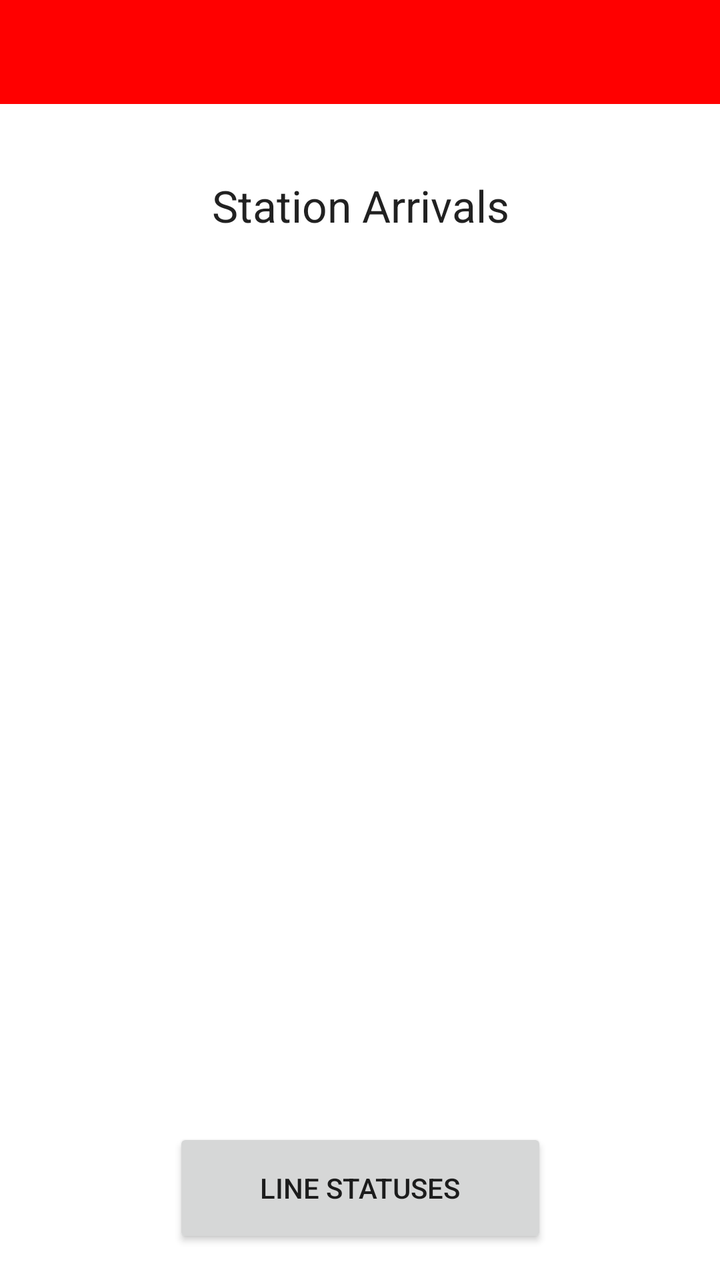
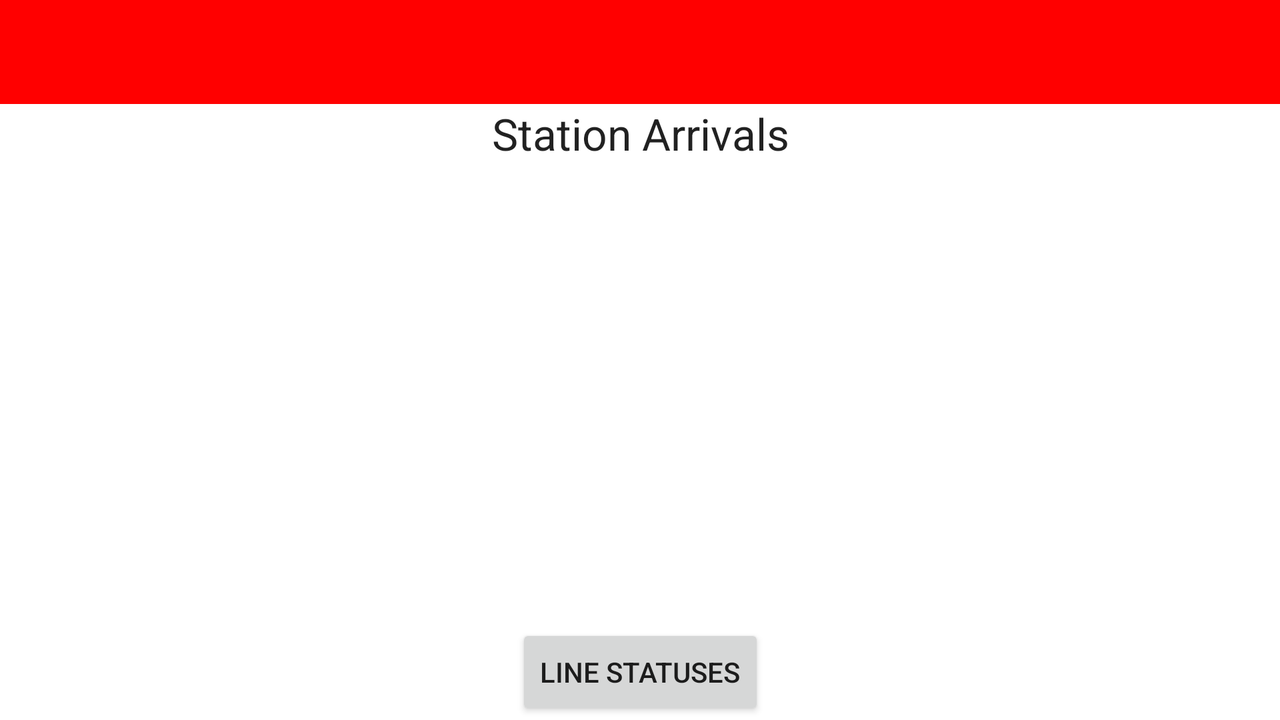

The same Android screen from two of the app's own layout files: first res/layout/ as a phone draws it, then the author's variant for another configuration, drawn on a device whose configuration selects that folder. Both files follow.
<!-- AndroidManifest.xml: application theme Theme.TrainTracker -->
<!-- res/layout/activity_arrivals.xml -->
<?xml version="1.0" encoding="utf-8"?>
<androidx.constraintlayout.widget.ConstraintLayout xmlns:android="http://schemas.android.com/apk/res/android"
    xmlns:app="http://schemas.android.com/apk/res-auto"
    xmlns:tools="http://schemas.android.com/tools"
    android:layout_width="match_parent"
    android:layout_height="match_parent"
    tools:context=".ArrivalsActivity">

    <androidx.recyclerview.widget.RecyclerView
        android:id="@+id/recyclerViewArrivals"
        android:layout_width="match_parent"
        android:layout_height="444dp"
        android:layout_marginTop="8dp"
        android:visibility="visible"
        app:layout_constraintStart_toStartOf="parent"
        app:layout_constraintTop_toTopOf="@+id/textViewNoDataArrivals" />

    <TextView
        android:id="@+id/textViewNoDataArrivals"
        android:layout_width="wrap_content"
        android:layout_height="wrap_content"
        android:layout_marginTop="4dp"
        android:text="@string/data_could_not_be_found"
        android:visibility="invisible"
        app:layout_constraintEnd_toEndOf="parent"
        app:layout_constraintStart_toStartOf="parent"
        app:layout_constraintTop_toBottomOf="@+id/textViewArrivalsTitle" />

    <Button
        android:id="@+id/buttonRetryArrivals"
        android:layout_width="wrap_content"
        android:layout_height="wrap_content"
        android:layout_marginTop="4dp"
        android:onClick="retryData"
        android:text="@string/retry"
        android:visibility="invisible"
        app:layout_constraintEnd_toEndOf="parent"
        app:layout_constraintStart_toStartOf="parent"
        app:layout_constraintTop_toBottomOf="@+id/textViewNoDataArrivals" />

    <TextView
        android:id="@+id/textViewArrivalsTitle"
        android:layout_width="match_parent"
        android:layout_height="wrap_content"
        android:layout_marginTop="36dp"
        android:text="@string/station_arrivals"
        android:textAlignment="center"
        android:textAppearance="@style/TextAppearance.AppCompat.Large"
        app:layout_constraintStart_toStartOf="parent"
        app:layout_constraintTop_toBottomOf="@+id/toolbar" />

    <Button
        android:id="@+id/buttonBack"
        android:layout_width="wrap_content"
        android:layout_height="wrap_content"
        android:onClick="updateRecyclerStations"
        android:text="@string/back"
        android:visibility="invisible"
        app:layout_constraintBottom_toTopOf="@+id/buttonStartStatusActivity"
        app:layout_constraintEnd_toEndOf="parent"
        app:layout_constraintHorizontal_bias="0.498"
        app:layout_constraintStart_toStartOf="parent" />

    <Button
        android:id="@+id/buttonStartStatusActivity"
        android:layout_width="187dp"
        android:layout_height="60dp"
        android:layout_marginBottom="16dp"
        android:onClick="startStatusActivity"
        android:text="@string/LineStatusButton"
        app:layout_constraintBottom_toBottomOf="parent"
        app:layout_constraintEnd_toEndOf="parent"
        app:layout_constraintStart_toStartOf="parent"
        tools:ignore="TextContrastCheck" />

    <androidx.appcompat.widget.Toolbar
        android:id="@+id/toolbar"
        android:layout_width="match_parent"
        android:layout_height="52dp"
        android:background="?attr/colorPrimary"
        android:minHeight="?attr/actionBarSize"
        android:theme="?attr/actionBarTheme"
        app:layout_constraintStart_toStartOf="parent"
        app:layout_constraintTop_toTopOf="parent" />

</androidx.constraintlayout.widget.ConstraintLayout>
<!-- resources referenced by this layout -->
<resources>
  <string name="LineStatusButton">Line Statuses</string>
  <string name="back">Back</string>
  <string name="data_could_not_be_found">Data could not be found</string>
  <string name="retry">Retry</string>
  <string name="station_arrivals">Station Arrivals</string>
  <style name="Theme.TrainTracker" parent="Theme.MaterialComponents.DayNight.NoActionBar">
          
          <item name="colorPrimary">@color/red</item>
          <item name="colorPrimaryVariant">@color/purple_700</item>
          <item name="colorOnPrimary">@color/white</item>
          
          <item name="colorSecondary">@color/teal_200</item>
          <item name="colorSecondaryVariant">@color/teal_700</item>
          <item name="colorOnSecondary">@color/black</item>
          
          <item name="android:statusBarColor" tools:targetApi="l">?attr/colorPrimaryVariant</item>
          
      </style>
  <color name="red">#FF0000</color>
  <color name="purple_700">#FF3700B3</color>
  <color name="white">#FFFFFFFF</color>
  <color name="teal_200">#FF03DAC5</color>
  <color name="teal_700">#FF018786</color>
  <color name="black">#FF000000</color>
</resources>
<!-- res/layout-land/activity_arrivals.xml (the author's variant of the layout above) -->
<!-- drawn on the phone turned sideways -->
<?xml version="1.0" encoding="utf-8"?>
<androidx.constraintlayout.widget.ConstraintLayout xmlns:android="http://schemas.android.com/apk/res/android"
    xmlns:app="http://schemas.android.com/apk/res-auto"
    xmlns:tools="http://schemas.android.com/tools"
    android:layout_width="match_parent"
    android:layout_height="match_parent"
    tools:context=".ArrivalsActivity">

    <androidx.recyclerview.widget.RecyclerView
        android:id="@+id/recyclerViewArrivals"
        android:layout_width="match_parent"
        android:layout_height="211dp"
        android:layout_marginTop="8dp"
        android:visibility="visible"
        app:layout_constraintStart_toStartOf="parent"
        app:layout_constraintTop_toTopOf="@+id/textViewNoDataArrivals" />

    <TextView
        android:id="@+id/textViewNoDataArrivals"
        android:layout_width="wrap_content"
        android:layout_height="wrap_content"
        android:layout_marginTop="6dp"
        android:text="Data could not be found"
        android:visibility="invisible"
        app:layout_constraintEnd_toEndOf="parent"
        app:layout_constraintStart_toStartOf="parent"
        app:layout_constraintTop_toBottomOf="@+id/textViewArrivalsTitle" />

    <Button
        android:id="@+id/buttonRetryArrivals"
        android:layout_width="wrap_content"
        android:layout_height="wrap_content"
        android:layout_marginTop="4dp"
        android:onClick="retryData"
        android:text="Retry"
        android:visibility="invisible"
        app:layout_constraintEnd_toEndOf="parent"
        app:layout_constraintStart_toStartOf="parent"
        app:layout_constraintTop_toBottomOf="@+id/textViewNoDataArrivals" />

    <TextView
        android:id="@+id/textViewArrivalsTitle"
        android:layout_width="wrap_content"
        android:layout_height="wrap_content"
        android:text="Station Arrivals"
        android:textAlignment="center"
        android:textAppearance="@style/TextAppearance.AppCompat.Large"
        app:layout_constraintEnd_toEndOf="parent"
        app:layout_constraintStart_toStartOf="parent"
        app:layout_constraintTop_toBottomOf="@+id/toolbar" />

    <Button
        android:id="@+id/buttonBack"
        android:layout_width="wrap_content"
        android:layout_height="wrap_content"
        android:layout_marginBottom="48dp"
        android:onClick="updateRecyclerStations"
        android:text="Back"
        android:visibility="invisible"
        app:layout_constraintBottom_toBottomOf="parent"
        app:layout_constraintEnd_toEndOf="parent"
        app:layout_constraintStart_toStartOf="parent" />

    <Button
        android:id="@+id/buttonStartStatusActivity"
        android:layout_width="wrap_content"
        android:layout_height="wrap_content"
        android:onClick="startStatusActivity"
        android:text="@string/LineStatusButton"
        app:layout_constraintBottom_toBottomOf="parent"
        app:layout_constraintEnd_toEndOf="parent"
        app:layout_constraintStart_toStartOf="parent" />

    <androidx.appcompat.widget.Toolbar
        android:id="@+id/toolbar"
        android:layout_width="match_parent"
        android:layout_height="52dp"
        android:background="?attr/colorPrimary"
        android:minHeight="?attr/actionBarSize"
        android:theme="?attr/actionBarTheme"
        app:layout_constraintStart_toStartOf="parent"
        app:layout_constraintTop_toTopOf="parent" />

</androidx.constraintlayout.widget.ConstraintLayout>
<!-- resources referenced by the variant -->
<!-- as the phone turned sideways resolves them -->
<resources>
  <string name="LineStatusButton">Line Statuses</string>
  <style name="Theme.TrainTracker" parent="Theme.MaterialComponents.DayNight.NoActionBar">
          
          <item name="colorPrimary">@color/red</item>
          <item name="colorPrimaryVariant">@color/purple_700</item>
          <item name="colorOnPrimary">@color/white</item>
          
          <item name="colorSecondary">@color/teal_200</item>
          <item name="colorSecondaryVariant">@color/teal_700</item>
          <item name="colorOnSecondary">@color/black</item>
          
          <item name="android:statusBarColor" tools:targetApi="l">?attr/colorPrimaryVariant</item>
          
      </style>
  <color name="red">#FF0000</color>
  <color name="purple_700">#FF3700B3</color>
  <color name="white">#FFFFFFFF</color>
  <color name="teal_200">#FF03DAC5</color>
  <color name="teal_700">#FF018786</color>
  <color name="black">#FF000000</color>
</resources>
